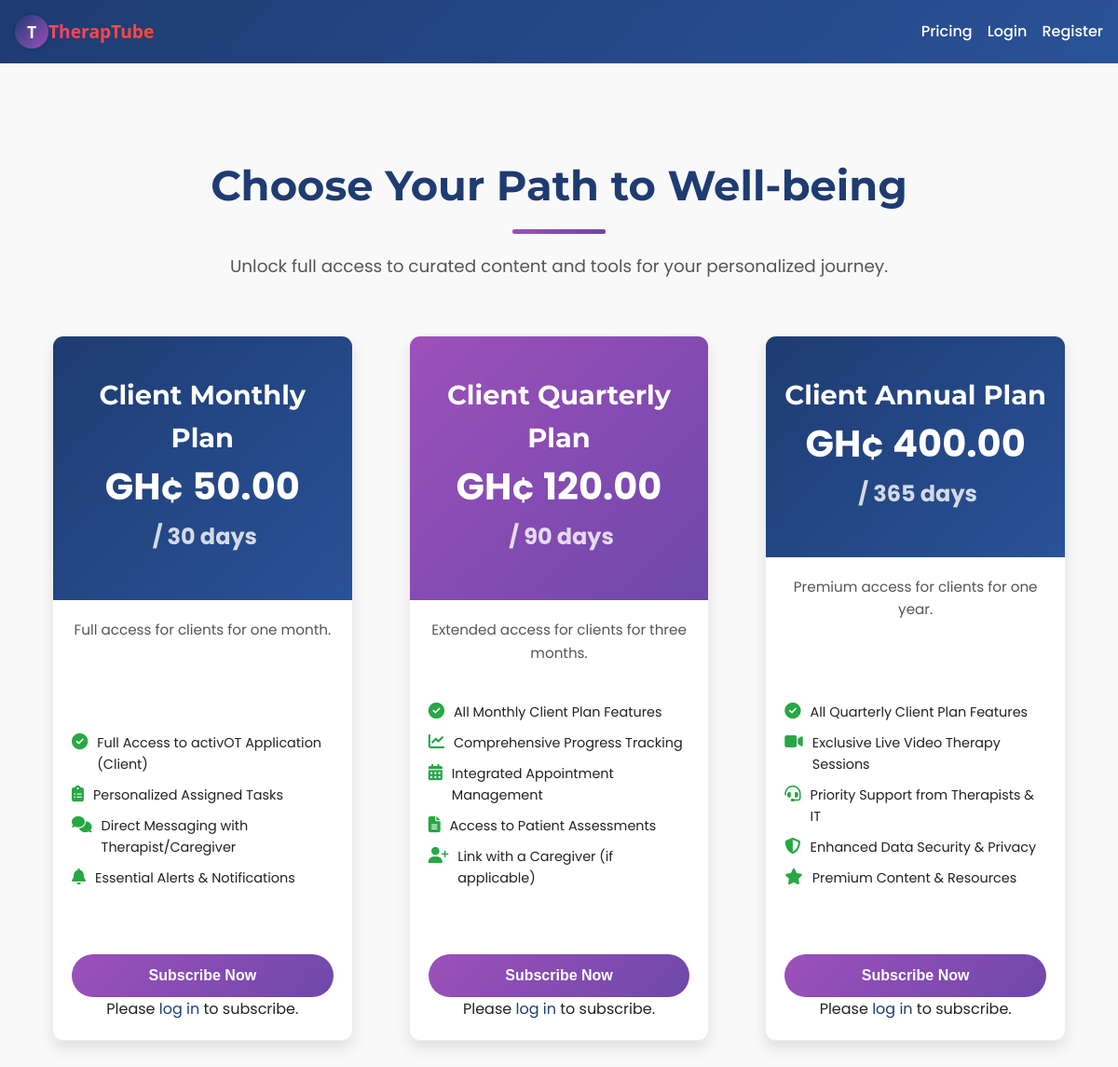
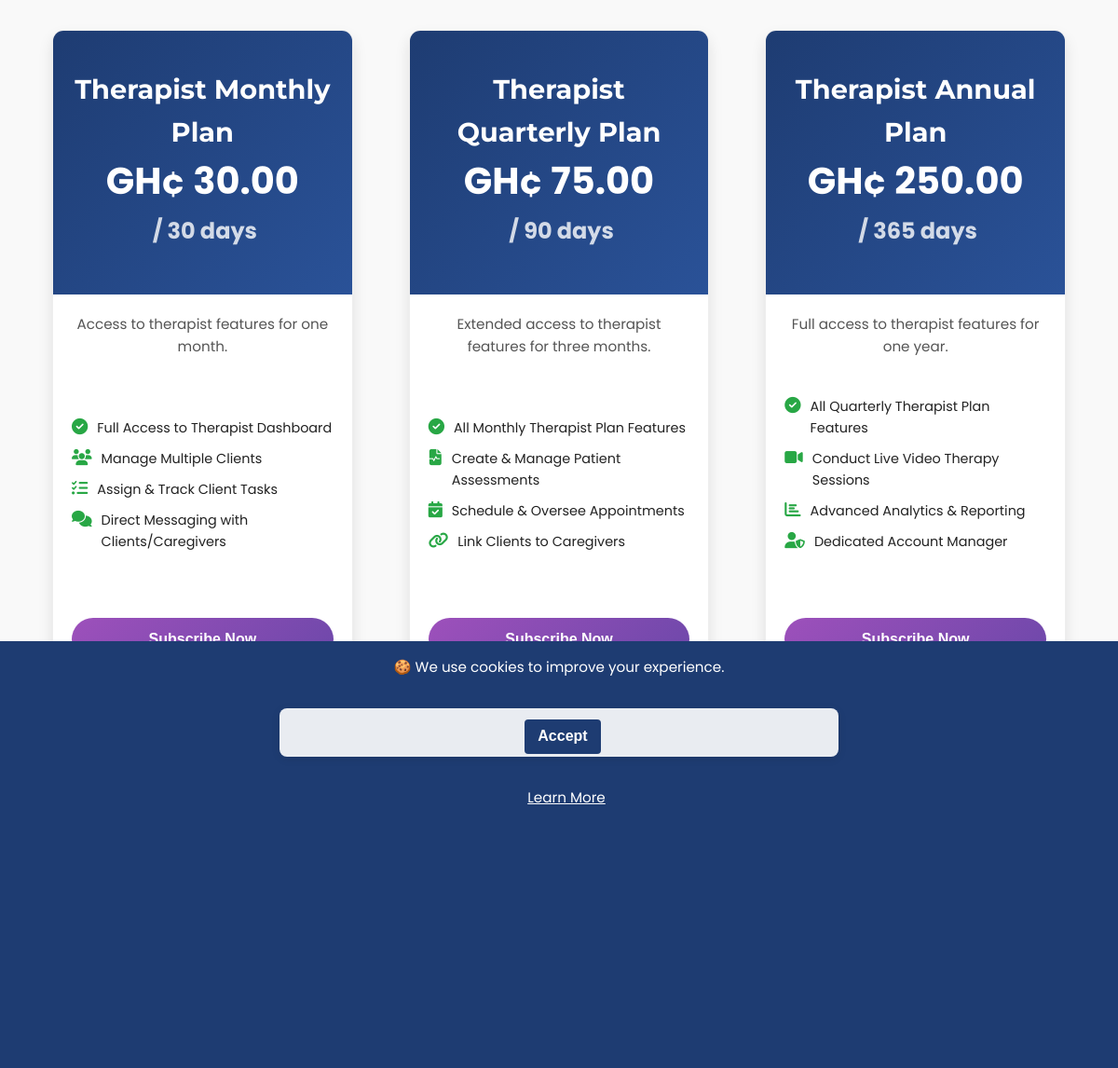
/pricing, run on the app's committed database (2 pictures, top to bottom).
### app.py (models this page shows, shortened)
class Plan(db.Model):
    id = db.Column(db.Integer, primary_key=True)
    name = db.Column(db.String(100), nullable=False, unique=True)
    amount_pesewas = db.Column(db.Integer, nullable=False)
    interval_days = db.Column(db.Integer, nullable=False, default=30)
    is_active = db.Column(db.Boolean, default=True)
    for_role = db.Column(db.String(20), nullable=False, default='client')
    description = db.Column(db.Text, nullable=True) # THIS MUST BE PRESENT

### app.py (the view)
@app.route("/pricing")
def pricing():
    current_utc_year = datetime.now(timezone.utc).year
    if current_user.is_authenticated:
        if current_user.role == 'client':
            plans = Plan.query.filter_by(is_active=True, for_role='client').all()
        elif current_user.role == 'therapist':
            plans = Plan.query.filter_by(is_active=True, for_role='therapist').all()
        else:
            plans = Plan.query.filter_by(is_active=True).all()
    else:
        plans = Plan.query.filter_by(is_active=True).all()
    return render_template("pricing.html",
                            plans=plans,
                            current_year=current_utc_year,
                            taxonomy=TAXONOMY,
                            pub_key=app.config["PAYSTACK_PUB_KEY"])

### app.py (called while the page is built)
@app.context_processor
def inject_global_data():
    has_sub = False
    if current_user.is_authenticated:
        has_sub = has_active_subscription(current_user)
    return {
        'app_version': APP_VERSION,  # Assuming APP_VERSION is defined globally or from config
        'utc_now': datetime.now(timezone.utc),
        'has_active_subscription': has_active_subscription, # Make the function itself available
        'current_user': current_user, # Flask-Login usually injects this, but explicit is fine
        'user_has_active_subscription': has_sub # A boolean flag for simpler checks in templates
    }

### templates/pricing.html (shortened to what this page needs)
{% extends "base.html" %}
{% block content %}
<link rel="stylesheet" href="{{ url_for('static', filename='pricing_styles.css') }}">
<link rel="stylesheet" href="https://cdnjs.cloudflare.com/ajax/libs/font-awesome/6.5.0/css/all.min.css">
<section class="pricing-section">
    <h1 class="pricing-title">Choose Your Path to Well-being</h1>
    <p class="pricing-subtitle">Unlock full access to curated content and tools for your personalized journey.</p>
    <div class="plan-grid">
        {% for p in plans %}
            <div class="plan-card">
                <div class="plan-header">
                    <h3 class="plan-title">{{ p.name }}</h3>
                    <p class="plan-price">
                        <span>GH¢ {{ "%.2f"|format(p.amount_pesewas/100) }}</span>
                        <span class="plan-interval"> / {{ p.interval_days }} days</span>
                    </p>
                </div>
                <div class="plan-body">
                    <p class="plan-description">{{ p.description }}</p>
                    <ul class="plan-features">
                        {% if p.for_role == "client" %}
                            {% if "Monthly" in p.name %}
                            <li><i class="fas fa-check-circle"></i> Full Access to activOT Application (Client)</li>
                            <li><i class="fas fa-clipboard-list"></i> Personalized Assigned Tasks</li>
                            <li><i class="fas fa-comments"></i> Direct Messaging with Therapist/Caregiver</li>
                            <li><i class="fas fa-bell"></i> Essential Alerts & Notifications</li>
                            {% elif "Quarterly" in p.name %}
                            <li><i class="fas fa-check-circle"></i> All Monthly Client Plan Features</li>
                            <li><i class="fas fa-chart-line"></i> Comprehensive Progress Tracking</li>
                            <li><i class="fas fa-calendar-alt"></i> Integrated Appointment Management</li>
                            <li><i class="fas fa-file-alt"></i> Access to Patient Assessments</li>
                            <li><i class="fas fa-user-plus"></i> Link with a Caregiver (if applicable)</li>
                            {% elif "Annual" in p.name %}
                            <li><i class="fas fa-check-circle"></i> All Quarterly Client Plan Features</li>
                            <li><i class="fas fa-video"></i> Exclusive Live Video Therapy Sessions</li>
                            <li><i class="fas fa-headset"></i> Priority Support from Therapists & IT</li>
                            <li><i class="fas fa-shield-alt"></i> Enhanced Data Security & Privacy</li>
                            <li><i class="fas fa-star"></i> Premium Content & Resources</li>
                            {% endif %}
                        {% elif p.for_role == "therapist" %}
                            {% if "Monthly" in p.name %}
                            <li><i class="fas fa-check-circle"></i> Full Access to Therapist Dashboard</li>
                            <li><i class="fas fa-users"></i> Manage Multiple Clients</li>
                            <li><i class="fas fa-tasks"></i> Assign & Track Client Tasks</li>
                            <li><i class="fas fa-comments"></i> Direct Messaging with Clients/Caregivers</li>
                            {% elif "Quarterly" in p.name %}
                            <li><i class="fas fa-check-circle"></i> All Monthly Therapist Plan Features</li>
                            <li><i class="fas fa-file-medical-alt"></i> Create & Manage Patient Assessments</li>
                            <li><i class="fas fa-calendar-check"></i> Schedule & Oversee Appointments</li>
                            <li><i class="fas fa-link"></i> Link Clients to Caregivers</li>
                            {% elif "Annual" in p.name %}
                            <li><i class="fas fa-check-circle"></i> All Quarterly Therapist Plan Features</li>
                            <li><i class="fas fa-video"></i> Conduct Live Video Therapy Sessions</li>
                            <li><i class="fas fa-chart-bar"></i> Advanced Analytics & Reporting</li>
                            <li><i class="fas fa-user-shield"></i> Dedicated Account Manager</li>
                            {% endif %}
                        {% endif %}
                    </ul>
                </div>
                <div class="plan-footer">
                    <button
                        class="btn plan-subscribe-btn"
                        data-plan="{{ p.id }}"
                        data-amount="{{ p.amount_pesewas }}"
                        data-name="{{ p.name }}"
                        data-role="{{ p.for_role }}"
                        {% if not current_user.is_authenticated %}disabled title="Please log in to subscribe"{% endif %}>
                        Subscribe Now
                    </button>
                    {% if not current_user.is_authenticated %}
                        <p class="text-muted mt-2">Please <a href="{{ url_for('login') }}">log in</a> to subscribe.</p>
                    {% endif %}
                </div>
            </div>
        {% endfor %}
    </div>
</section>
{% endblock %}
{% extends "base.html" %}

### static/style.css (style rules this page uses)
:root { --color-primary: #1e3c72; --color-primary-light: #2a5298; --color-accent: #9d50bb; --color-accent-dark: #6e48aa; --color-bg: #f9f9f9; --color-text: #222; --color-white: #fff; --gradient-primary: linear-gradient(135deg, var(--color-primary), var(--color-primary-light)); --gradient-accent: linear-gradient(135deg, var(--color-accent), var(--color-accent-dark)); }
* { margin: 0; padding: 0; box-sizing: border-box; }
body { font-family: 'Segoe UI', sans-serif; background: var(--color-bg); color: var(--color-text); line-height: 1.6; }
a { text-decoration: none; color: var(--color-primary); transition: 0.3s ease; }

### data on the page
Plan: name "Client Monthly Plan", p.amount_pesewas/100 "50.00", interval_days "30", description "Full access for clients for one month.", for_role "client" (drawn), shows "Full Access to activOT Application (Client)"
Plan: name "Client Quarterly Plan", p.amount_pesewas/100 "120.00", interval_days "90", description "Extended access for clients for three months.", for_role "client" (drawn)
Plan: name "Client Annual Plan", p.amount_pesewas/100 "400.00", interval_days "365", description "Premium access for clients for one year.", for_role "client" (drawn)
Plan: name "Therapist Monthly Plan", p.amount_pesewas/100 "30.00", interval_days "30", description "Access to therapist features for one month.", for_role "therapist" (drawn)
Plan: name "Therapist Quarterly Plan", p.amount_pesewas/100 "75.00", interval_days "90", description "Extended access to therapist features for three months.", for_role "therapist" (drawn)
Plan: name "Therapist Annual Plan", p.amount_pesewas/100 "250.00", interval_days "365", description "Full access to therapist features for one year.", for_role "therapist" (drawn)
